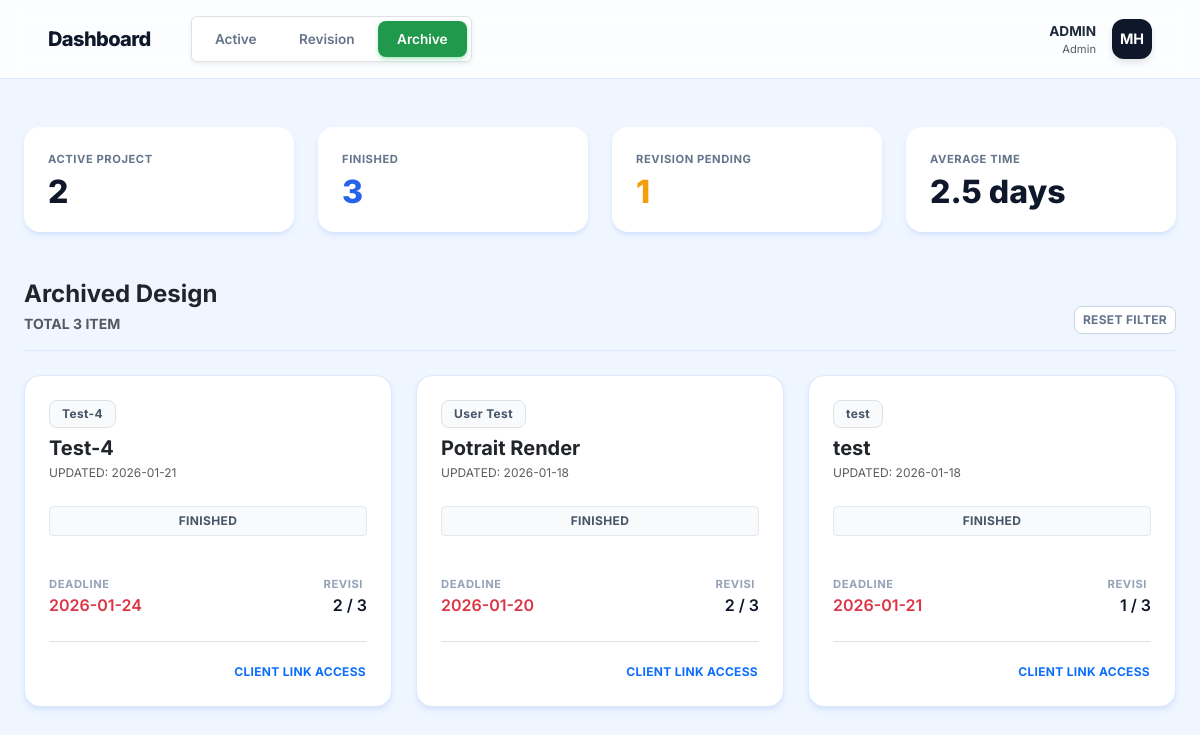
The page /freelancer?status=completed on the database its author committed.
### tables this page shows
CREATE TABLE projects (
            id INTEGER PRIMARY KEY AUTOINCREMENT,
            title TEXT NOT NULL,
            description TEXT,
            client_name TEXT NOT NULL,
            client_email TEXT NOT NULL,
            designer_name TEXT DEFAULT 'Alex Designer',
            status TEXT DEFAULT 'in_progress',
            progress INTEGER DEFAULT 0,
            deadline DATE,
            created_at TIMESTAMP DEFAULT CURRENT_TIMESTAMP,
            updated_at TIMESTAMP DEFAULT CURRENT_TIMESTAMP,
            access_token TEXT UNIQUE NOT NULL,
            max_revisions INTEGER DEFAULT 3,
            used_revisions INTEGER DEFAULT 0
        );

### app.py (the view)
@app.route('/')
@app.route('/freelancer')
def freelancer_dashboard():
    status_filter = request.args.get('status')
    conn = get_db_connection()
    base_query = '''
        SELECT p.*,
               COUNT(DISTINCT f.id) as total_files,
               (SELECT COUNT(*) FROM feedbacks WHERE project_id = p.id) as total_feedbacks,
               (SELECT comment FROM feedbacks WHERE project_id = p.id ORDER BY created_at DESC LIMIT 1) as latest_comment,
               (SELECT created_at FROM feedbacks WHERE project_id = p.id ORDER BY created_at DESC LIMIT 1) as latest_comment_date
        FROM projects p
        LEFT JOIN files f ON p.id = f.project_id
    '''
    if status_filter == 'completed':
        where_clause = "WHERE p.status = 'completed'"
        page_title = "Archived Design"
    elif status_filter == 'needs_revision':
        where_clause = "WHERE p.status = 'needs_revision'"
        page_title = "Revision Pending List"
    else:
        where_clause = "WHERE p.status != 'completed'"
        page_title = "Active Project"
    final_query = f"{base_query} {where_clause} GROUP BY p.id ORDER BY p.updated_at DESC"
    try:
        raw_projects = conn.execute(final_query).fetchall()
        projects = []
        for p in raw_projects:
            p_dict = dict(p)
            if p_dict['deadline']:
                try:
                    deadline_date = datetime.strptime(p_dict['deadline'], '%Y-%m-%d')
                    delta = deadline_date - datetime.now()
                    p_dict['days_left'] = delta.days
                except ValueError:
                    p_dict['days_left'] = 0
            else:
                p_dict['days_left'] = 0
            projects.append(p_dict)
        active_cnt = conn.execute("SELECT COUNT(*) FROM projects WHERE status != 'completed'").fetchone()[0]
        completed_cnt = conn.execute("SELECT COUNT(*) FROM projects WHERE status = 'completed'").fetchone()[0]
        revision_cnt = conn.execute("SELECT COUNT(*) FROM projects WHERE status = 'needs_revision'").fetchone()[0]
    except sqlite3.OperationalError:
        init_db()
        seed_data()
        projects = []
        active_cnt = 0
        completed_cnt = 0
        revision_cnt = 0
    stats = {
        'active_projects': active_cnt,
        'completed_this_month': completed_cnt,
        'pending_revisions': revision_cnt,
        'avg_completion_time': '2.5 days'
    }
    conn.close()
    return render_template('freelancer_dashboard.html',
                           projects=projects, stats=stats,
                           current_filter=status_filter, page_title=page_title)

### app.py (called while the page is built)
def get_db_connection():
    db_path = os.path.join(BASE_DIR, 'database.db')
    conn = sqlite3.connect(db_path)
    conn.row_factory = sqlite3.Row
    return conn

### templates/freelancer_dashboard.html (shortened to what this page needs)
<!DOCTYPE html>
<html lang="id">
<head>
    <link href="https://cdn.jsdelivr.net/npm/bootstrap@5.3.0/dist/css/bootstrap.min.css" rel="stylesheet">
    <link rel="stylesheet" href="{{ url_for('static', filename='css/freelancer-dashboard.css') }}?v=3.0">
</head>
<body>
    <nav class="navbar sticky-top">
        <div class="container-fluid px-4">
            <div class="d-flex align-items-center gap-4">
                <a href="{{ url_for('freelancer_dashboard') }}" class="navbar-brand text-decoration-none">
                    <span>Dashboard</span>
                </a>
                <div class="d-none d-md-flex gap-1 bg-white p-1 rounded border shadow-sm">
                    <a href="{{ url_for('freelancer_dashboard') }}"
                        class="nav-link-custom {{ 'active-active' if not current_filter else '' }}">
                        Active
                    </a>
                    <a href="{{ url_for('freelancer_dashboard', status='needs_revision') }}"
                        class="nav-link-custom {{ 'active-revision' if current_filter == 'needs_revision' else '' }}">
                        Revision
                    </a>
                    <a href="{{ url_for('freelancer_dashboard', status='completed') }}"
                        class="nav-link-custom {{ 'active-archive' if current_filter == 'completed' else '' }}">
                        Archive
                    </a>
                </div>
            </div>
            <div class="dropdown">
            <div class="d-flex align-items-center gap-3" role="button" id="profileDropdown" data-bs-toggle="dropdown" aria-expanded="false" style="cursor: pointer;">
                <div class="text-end d-none d-sm-block">
                    <div class="fw-bold" style="font-size: 0.85rem;">ADMIN</div>
                    <div class="text-muted" style="font-size: 0.7rem;">Admin</div>
                </div>
                <div class="avatar-box">MH</div>
            </div>
        </div>
    </nav>
    <main class="container-fluid px-4 py-5">
        <div class="row g-4 mb-5">
            <div class="col-6 col-md-3">
                <div class="card card-stat">
                    <span class="stat-label">Active Project</span>
                    <div class="stat-value">{{ stats.active_projects }}</div>
                </div>
            </div>
            <div class="col-6 col-md-3">
                <div class="card card-stat">
                    <span class="stat-label">Finished</span>
                    <div class="stat-value" style="color: var(--primary);">{{ stats.completed_this_month }}</div>
                </div>
            </div>
            <div class="col-6 col-md-3">
                <div class="card card-stat">
                    <span class="stat-label">Revision Pending</span>
                    <div class="stat-value" style="color: #f59e0b;">{{ stats.pending_revisions }}</div>
                </div>
            </div>
            <div class="col-6 col-md-3">
                <div class="card card-stat">
                    <span class="stat-label">Average Time</span>
                    <div class="stat-value">{{ stats.avg_completion_time }}</div>
                </div>
            </div>
        </div>
        <div class="d-flex justify-content-between align-items-end mb-4 border-bottom pb-3" style="border-color: #dbeafe !important;">
            <div>
                <h2 class="h4 fw-bold mb-1 text-dark">{{ page_title }}</h2>
                <p class="text-muted small mb-0 fw-bold">TOTAL {{ projects|length }} ITEM</p>
            </div>
            <div class="d-flex gap-2">
                {% if current_filter %}
                <a href="{{ url_for('freelancer_dashboard') }}"
                class="btn btn-outline-secondary btn-sm fw-bold d-flex align-items-center justify-content-center"
                style="font-size: 0.75rem;">
                    RESET FILTER
                </a>
                {% endif %}
            </div>
        </div>
        <div class="row g-4">
            {% if projects %}
                {% for project in projects %}
                <div class="col-12 col-md-6 col-lg-4">
                    <div class="card project-card h-100 {{ 'card-revisi' if project.status == 'needs_revision' else '' }}">
                        <div class="card-body p-4 d-flex flex-column h-100">
                            <div class="mb-4">
                                <span class="badge bg-secondary-subtle border fw-bold mb-2">{{ project.client_name }}</span>
                                <a href="{{ url_for('freelancer_project_detail', project_id=project.id) }}" class="text-decoration-none text-dark stretched-link">
                                    <h5 class="fw-bold mb-1">{{ project.title }}</h5>
                                </a>
                                <div class="text-muted small" style="font-size: 0.75rem;">UPDATED: {{ project.updated_at[:10] }}</div>
                            </div>
                            <div class="mb-4">
                                {% if project.status == 'needs_revision' %}
                                    <span class="badge bg-warning-subtle text-dark border border-warning rounded-1 w-100 py-2">NEED REVISION</span>
                                {% elif project.status == 'finalizing' %}
                                    <span class="badge bg-success-subtle text-success-emphasis rounded-1 w-100 py-2">APPROVED</span>
                                {% elif project.status == 'completed' %}
                                    <span class="badge bg-secondary-subtle text-secondary rounded-1 w-100 py-2">FINISHED</span>
                                {% else %}
                                    <span class="badge bg-primary-subtle text-primary rounded-1 w-100 py-2">ON PROGRESS</span>
                                {% endif %}
                            </div>
                            <div class="mb-4 flex-grow-1">
                                <div class="d-flex justify-content-between mt-3">
                                    <div>
                                        <span class="meta-label d-block">Deadline</span>
                                        <span class="meta-value {{ 'text-danger' if project.days_left < 2 else '' }}">{{ project.deadline }}</span>
                                    </div>
                                    <div class="text-end">
                                        <span class="meta-label d-block">Revisi</span>
                                        <span class="meta-value">{{ project.used_revisions }} / {{ project.max_revisions }}</span>
                                    </div>
                                </div>
                            </div>
                            <div class="mt-auto pt-3 border-top text-end">
                                <button class="btn btn-sm btn-link text-decoration-none p-0 position-relative fw-bold" style="z-index: 2; font-size: 0.75rem;" onclick="navigator.clipboard.writeText('{{ request.url_root }}client/{{ project.access_token }}'); alert('Link Client disalin!')">
                                    CLIENT LINK ACCESS
                                </button>
                            </div>
                        </div>
                    </div>
                </div>
                {% endfor %}
            {% else %}
                <div class="col-12 py-5 text-center bg-white rounded border">
                    <h5 class="text-muted fw-bold mb-1">NO DATA</h5>
                    <p class="text-muted small">No Data Available</p>
                </div>
            {% endif %}
        </div>
    </main>
</body>
</html>

### static/css/freelancer-dashboard.css (style rules this page uses)
:root { --primary: #2563eb; --primary-dark: #1e40af; --secondary: #0f172a; --bg-body: #eff6ff; --text-main: #1e293b; --text-muted: #64748b; --border-color: #dbeafe; --card-shadow: 0 4px 6px -1px rgb(37 99 235 / 0.1), 0 2px 4px -2px rgb(37 99 235 / 0.1); }
body { background-color: var(--bg-body) !important; font-family: 'Inter', sans-serif; color: var(--text-main); -webkit-font-smoothing: antialiased; }
.navbar { background: rgba(255, 255, 255, 0.8); backdrop-filter: blur(12px); border-bottom: 1px solid var(--border-color); padding: 1rem 1.5rem; }
.navbar-brand { font-weight: 800; letter-spacing: -0.03em; color: var(--secondary) !important; font-size: 1.25rem; text-decoration: none; display: flex; align-items: center; outline: none; }
.card { border: 1px solid var(--border-color); border-radius: 16px; background: white; box-shadow: var(--card-shadow); transition: all 0.3s ease; }
.card-stat { border: none; background: white; padding: 1.5rem; height: 100%; display: flex; flex-direction: column; justify-content: center; }
.stat-label { font-size: 0.7rem; font-weight: 700; text-transform: uppercase; letter-spacing: 0.05em; color: var(--text-muted); margin-bottom: 0.5rem; }
.stat-value { font-size: 2rem; font-weight: 800; color: var(--secondary); line-height: 1; }
.btn { border-radius: 8px; font-weight: 600; transition: all 0.2s; letter-spacing: 0.3px; }
.btn-outline-secondary { border-color: #cbd5e1; color: var(--text-muted); background: white; }
.avatar-box { width: 40px; height: 40px; background-color: var(--secondary); color: white; border-radius: 12px; display: flex; align-items: center; justify-content: center; font-weight: 700; font-size: 0.9rem; box-shadow: 0 4px 6px rgba(0,0,0,0.1); }
.avatar-box { transition: transform 0.2s ease, background-color 0.2s ease; cursor: pointer; }
.badge { padding: 0.6em 1em; font-weight: 700; border-radius: 8px; letter-spacing: 0.03em; }
.bg-secondary-subtle { background-color: #f8fafc !important; color: #475569 !important; border: 1px solid #e2e8f0; }
.meta-label { font-size: 0.7rem; font-weight: 700; color: #94a3b8; text-transform: uppercase; letter-spacing: 0.05em; margin-right: 4px; }
.meta-value { font-weight: 600; color: var(--secondary); }
.nav-link-custom { color: var(--text-muted); font-weight: 600; padding: 0.5rem 1.2rem; text-decoration: none; border-radius: 8px; font-size: 0.85rem; transition: 0.2s; }
.nav-link-custom.active-archive { background-color: #21994d; color: white; box-shadow: 0 2px 4px rgba(34,197,94,0.4); }

### templates/freelancer_dashboard.html (style rules this page uses)
body { background-color: #eff6ff !important; }

### rows shown on the page
projects: client_name "Test-4", title "Test-4", updated_at "2026-01-21", status "FINISHED", deadline "2026-01-24", used_revisions "2", max_revisions "3"
projects: client_name "User Test", title "Potrait Render", updated_at "2026-01-18", status "FINISHED", deadline "2026-01-20", used_revisions "2", max_revisions "3"
projects: client_name "test", title "test", updated_at "2026-01-18", status "FINISHED", deadline "2026-01-21", used_revisions "1", max_revisions "3"

### other values the page prints
{{ stats.active_projects }} "2"
{{ stats.completed_this_month }} "3"
{{ stats.pending_revisions }} "1"
{{ stats.avg_completion_time }} "2.5 days"
{{ page_title }} "Archived Design"
{{ projects|length }} "3"
